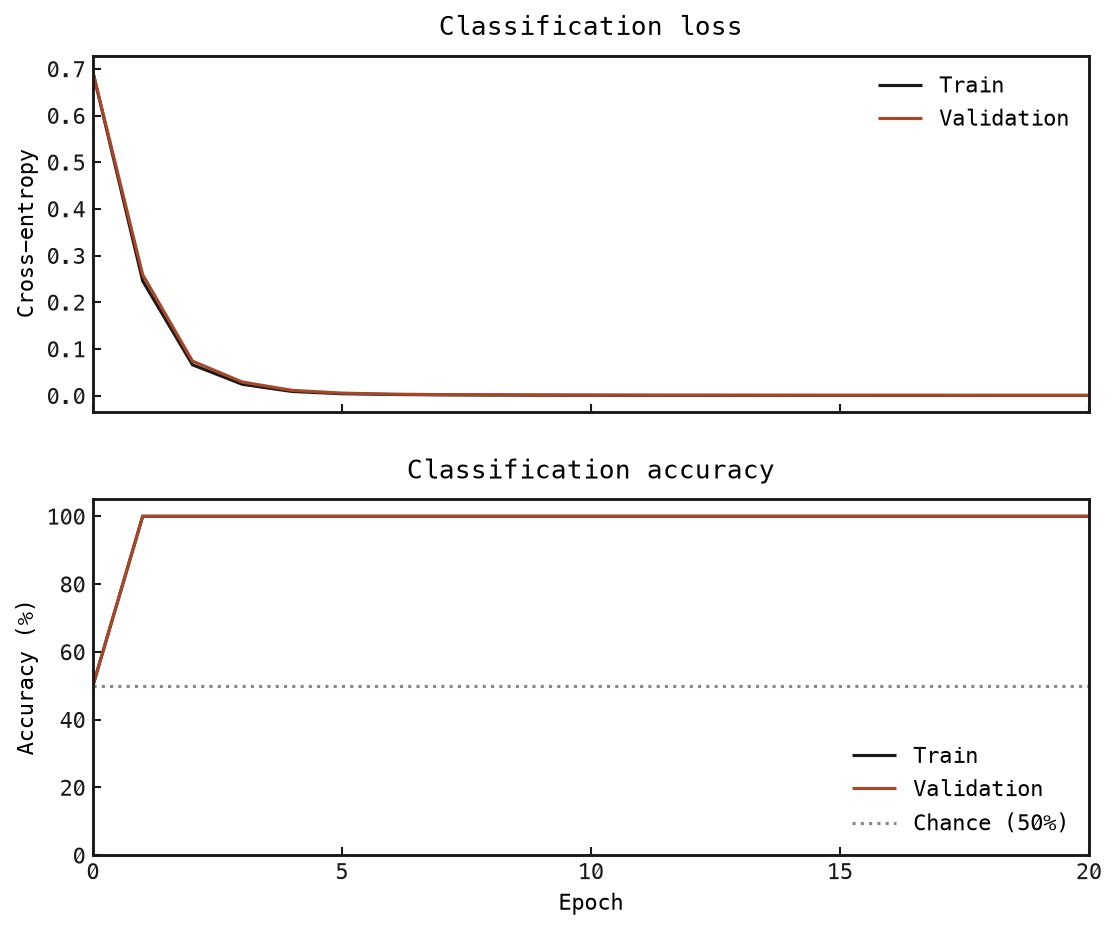

Reproduce this figure in Python.
"""Train a spike-pattern classifier and save weights and epoch curves beside it."""

import json
from pathlib import Path

import matplotlib

matplotlib.use("Agg")
import matplotlib.pyplot as plt
import numpy as np
import torch

from snnlab import lang, viz
from snnlab.lang import training
from snnlab.sim.execution import (
    DenseArrayBinding,
    ExecutionSpec,
    ValidationSpec,
    save_training_checkpoint,
    train,
)

OUTPUT_DIR = Path(__file__).resolve().parent
DT_MS = 0.5
DURATION_MS = 200
HIGH_RATE_HZ = 100
LOW_RATE_HZ = 10
TRAIN_SAMPLES = 128
VALIDATION_SAMPLES = 64
BATCH_SIZE = 32
EPOCHS = 20
INPUT_LEARNING_RATE = 0.001
READOUT_LEARNING_RATE = 1.0
SEED = 17


def make_dataset(samples, seed):
    """Balanced classes with independent rate variation and Poisson spike draws."""
    rng = np.random.default_rng(seed)
    labels = np.arange(samples) % 2
    rng.shuffle(labels)
    patterns = np.array(
        [
            [HIGH_RATE_HZ, HIGH_RATE_HZ, LOW_RATE_HZ, LOW_RATE_HZ],
            [LOW_RATE_HZ, LOW_RATE_HZ, HIGH_RATE_HZ, HIGH_RATE_HZ],
        ]
    )
    rates = patterns[labels] * rng.uniform(0.85, 1.15, size=(samples, 4))
    probability = rates * DT_MS / 1000
    steps = round(DURATION_MS / DT_MS)
    spikes = rng.random((steps, samples, 4)) < probability
    return torch.tensor(spikes, dtype=torch.float32), torch.tensor(
        labels, dtype=torch.long
    )


def main():
    # 1. Create the network.
    net = lang.Network("spike_pattern_classifier", dt=DT_MS * lang.ms)
    # 2. Define inputs, labelled datasets and bindings.
    inputs = net.input(
        "inputs", shape=("time", "batch", 4), signal_type="spikes", unit="spike"
    )
    train_spikes, train_labels = make_dataset(TRAIN_SAMPLES, seed=SEED + 1)
    validation_spikes, validation_labels = make_dataset(
        VALIDATION_SAMPLES, seed=SEED + 2
    )
    train_input = DenseArrayBinding(input_id="inputs", value=train_spikes)
    validation_input = DenseArrayBinding(input_id="inputs", value=validation_spikes)

    # 3. Define the excitatory layer and two-class readout.
    cells = net.population("E", size=16, neuron=lang.COBA_LIF(tau_mem=20 * lang.ms))
    input_projection = net.connect(
        inputs,
        cells.excitatory,
        name="input_to_E",
        synapse=lang.AMPA(tau=2 * lang.ms),
        weight=lang.Uniform(0.0, 0.8),
        constraint=lang.NonNegative(),
    )
    w_in = input_projection.weight
    # Two non-spiking readout cells, one per class.
    readout = net.population(
        "readout",
        size=2,
        neuron=lang.LeakyIntegrator(tau=20 * lang.ms, initial_voltage=0.0),
        spiking=False,
    )
    # Explicit output weights: 2 readout cells receive spikes from 16 E cells.
    w_out = net.parameter(
        "w_out", shape=(2, 16), unit="uS", initializer=lang.Normal(0.0, 0.1)
    )
    net.connect(
        cells.spikes,
        readout.excitatory,
        name="E_to_readout",
        synapse=lang.LeakyIntegrator(tau=20 * lang.ms),
        weight=w_out,
    )
    scores = lang.ops.reduce(
        readout.voltage, operation="mean", over="time", name="mean_readout_voltage"
    )
    # 4. Declare the official output and optional diagnostics.
    net.output("class_scores", scores)
    net.expose(inputs, name="input_spikes")
    net.expose(cells.spikes, name="e_spikes")
    net.expose(readout.voltage, name="readout_voltage")

    # 5. Define the loss, trainable parameters and optimizer.
    objective = training.CrossEntropy(prediction=scores, target="class")
    readout_parameters = training.ParameterGroup(
        (w_out,), name="readout", lr=READOUT_LEARNING_RATE
    )
    input_parameters = training.ParameterGroup(
        (w_in,), name="input_to_E", lr=INPUT_LEARNING_RATE
    )
    recipe = lang.TrainSpec(
        objectives=(objective,),
        parameter_groups=(input_parameters, readout_parameters),
        optimizer=training.AdamW(weight_decay=0.0),
        surrogate=training.FastSigmoid(slope=1.0),
        gradient_clip=1.0,
        presentation_duration=DURATION_MS * lang.ms,
    )
    # 6. Compile and save the bundle for training and later inference.
    bundle = lang.compile(net, training=recipe, target="tools/snnsim")
    diagram = lang.diagram(bundle, view="expanded")
    viz.render_diagram(
        diagram, OUTPUT_DIR / "network.png", scale=2, height_to_width_ratio=None
    )
    bundle_path = bundle.write(OUTPUT_DIR / "network.bundle")
    checkpoint_path = OUTPUT_DIR / "trained.checkpoint"

    # 7. Train and measure each epoch in one call.
    validation = ValidationSpec(
        input_bindings=(validation_input,),
        targets={"class": validation_labels},
    )
    execution = ExecutionSpec(
        kind="train",
        bundle=bundle_path,
        input_bindings=(train_input,),
        targets={"class": train_labels},
        validation=validation,
        seed=SEED,
        device="cpu",
        diagnostics=False,
        epochs=EPOCHS,
        batch_size=BATCH_SIZE,
        shuffle=True,
    )
    result = train(execution)
    assert result.training_checkpoint is not None
    save_training_checkpoint(checkpoint_path, result.training_checkpoint)
    history = result.metrics["epochs"]
    for row in history:
        print(
            f"Epoch {row['epoch']:02d}: train loss={row['train_loss']:.3f}, "
            f"validation loss={row['validation_loss']:.3f}, "
            f"train accuracy={row['train_accuracy']:.1%}, "
            f"validation accuracy={row['validation_accuracy']:.1%}",
        )

    # 8. Save epoch metrics and plot training curves.
    metrics_path = OUTPUT_DIR / "metrics.json"
    metrics_path.write_text(json.dumps(history, indent=2) + "\n")
    # Plot the epoch curves.
    grid = viz.FigureGrid(
        rows=2, columns=1, bounds=(0.13, 0.1, 0.83, 0.82), row_gap=0.09
    )
    grid.place("loss", row=0, column=0)
    grid.place("accuracy", row=1, column=0)
    figure = grid.figure(figsize=(8, 6.5), dpi=150)
    loss_axis = grid.add_axes(figure, "loss")
    accuracy_axis = grid.add_axes(figure, "accuracy", sharex=loss_axis)
    epochs = [row["epoch"] for row in history]
    for split, color in (("train", "#1a1a1a"), ("validation", "#a74727")):
        loss_axis.plot(
            epochs,
            [row[f"{split}_loss"] for row in history],
            label=split.capitalize(),
            color=color,
        )
        accuracy_axis.plot(
            epochs,
            [100 * row[f"{split}_accuracy"] for row in history],
            label=split.capitalize(),
            color=color,
        )
    loss_axis.set_title("Classification loss", pad=10)
    loss_axis.set_ylabel("Cross-entropy")
    loss_axis.tick_params(labelbottom=False)
    loss_axis.legend(frameon=False)
    accuracy_axis.axhline(50, color="#888888", linestyle=":", label="Chance (50%)")
    accuracy_axis.set_title("Classification accuracy", pad=10)
    accuracy_axis.set_ylabel("Accuracy (%)")
    accuracy_axis.set_xlabel("Epoch")
    accuracy_axis.set_ylim(0, 105)
    accuracy_axis.set_xlim(0, EPOCHS)
    accuracy_axis.set_xticks(range(0, EPOCHS + 1, 5))
    accuracy_axis.legend(frameon=False, loc="lower right")
    figure_path = OUTPUT_DIR / "training.png"
    figure.savefig(figure_path, bbox_inches="tight")
    plt.close(figure)
    print(f"Saved {figure_path}")
    print(f"Saved {metrics_path}")
    print(f"Inference can load {bundle_path} and {checkpoint_path}")


if __name__ == "__main__":
    main()
